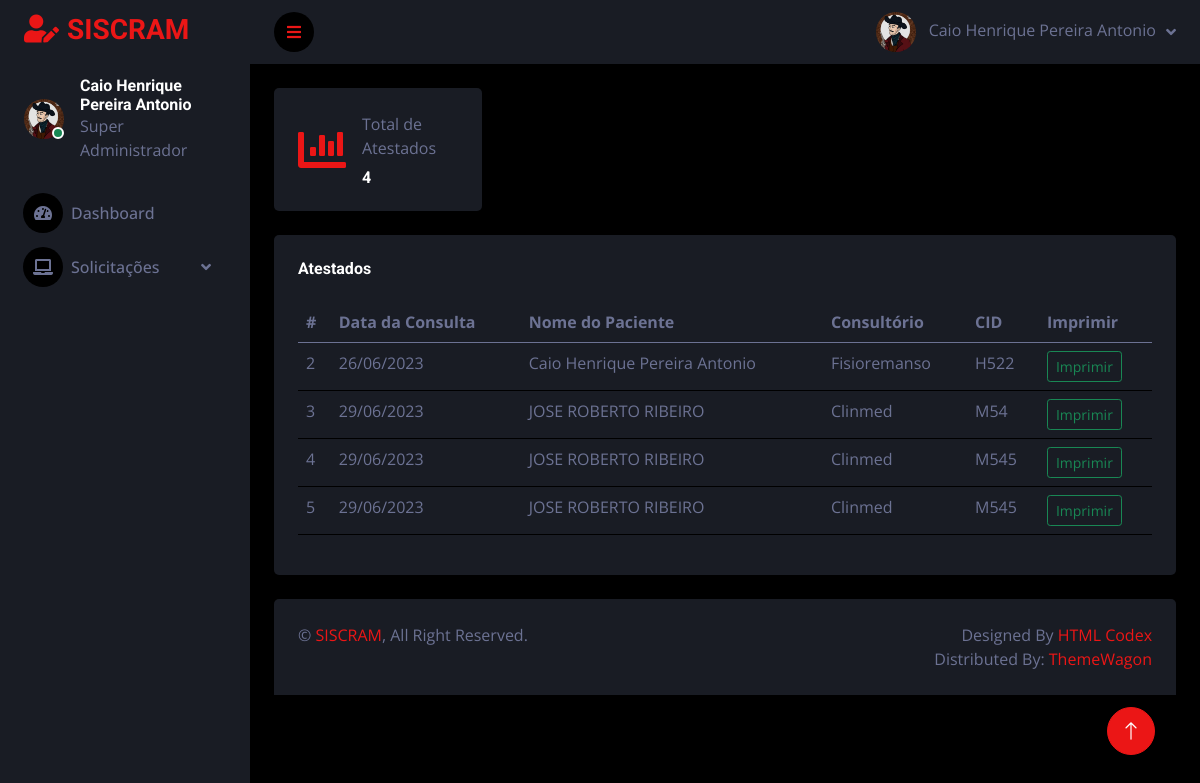
Screenshot of /listar_atestados.php (signed in) with the database file from the repository.
### tables this page shows
CREATE TABLE `perfil` (
  `IdPerfil` int(10) NOT NULL,
  `Descricao_Perfil` varchar(50) NOT NULL
);

CREATE TABLE `atestado` (
  `Id_Atestado` int(20) NOT NULL,
  `Endereco_consultorio` int(20) NOT NULL,
  `data_Consulta` varchar(40) NOT NULL,
  `CID` varchar(50) NOT NULL,
  `desc_atestado` varchar(500) NOT NULL,
  `motivo` varchar(180) NOT NULL,
  `nome_Paciente` varchar(255) NOT NULL
);

CREATE TABLE `consultorios` (
  `IDConsultorio` int(50) NOT NULL,
  `Nome_Consultorio` varchar(255) NOT NULL,
  `Endereco_Consultorio` varchar(255) NOT NULL,
  `Cidade` varchar(255) NOT NULL,
  `CEP` varchar(50) NOT NULL,
  `UF` varchar(50) NOT NULL,
  `Numero` int(11) NOT NULL,
  `Telefone` varchar(125) NOT NULL
);

### listar_atestados.php (the view, shortened to what this page needs)
<!DOCTYPE html>
<html lang="en">
<head>
    <link href="https://cdnjs.cloudflare.com/ajax/libs/font-awesome/5.10.0/css/all.min.css" rel="stylesheet">
    <link href="https://cdn.jsdelivr.net/npm/bootstrap-icons@1.4.1/font/bootstrap-icons.css" rel="stylesheet">
    <link href="lib/owlcarousel/assets/owl.carousel.min.css" rel="stylesheet">
    <link href="lib/tempusdominus/css/tempusdominus-bootstrap-4.min.css" rel="stylesheet" />
    <link href="css/bootstrap.min.css" rel="stylesheet">
    <link href="css/style.css" rel="stylesheet">
</head>
<body>
    <?php include("menu.php");
    require 'conexaobd.php';
    $sql = "SELECT COUNT(*) AS total FROM atestado";
    $resultado = mysqli_query($con, $sql);
    $dados = mysqli_fetch_assoc($resultado);
    $totalRegistros = $dados['total'];
    ?>
    <div class="container-fluid pt-4 px-4">
        <div class="row g-4">
            <div class="col-sm-6 col-xl-3">
                <div class="bg-secondary rounded d-flex align-items-center justify-content-between p-4">
                    <i class="fa fa-chart-bar fa-3x text-primary"></i>
                    <div class="ms-3">
                        <p class="mb-2">Total de Atestados</p>
                        <h6 class="mb-0"><?php echo $totalRegistros; ?></h6>
                    </div>
                </div>
            </div>
        </div>
    </div>
    <div class="container-fluid pt-4 px-4">
    <div class="col-12">
                        <div class="bg-secondary rounded h-100 p-4">
                            <h6 class="mb-4">Atestados</h6>
                            <div class="table-responsive">
                                <table class="table">
                                    <thead>
                                        <tr>
                                            <th scope="col">#</th>
                                            <th scope="col">Data da Consulta</th>
                                            <th scope="col">Nome do Paciente</th>
                                            <th scope="col">Consultório</th>
                                            <th scope="col">CID</th>
                                            <th scope="col">Imprimir</th>
                                        </tr>
                                    </thead>
                                    <tbody>
                                        <?php
                                        require 'conexaobd.php';
                                        $sql = "SELECT atestado.Id_Atestado, atestado.nome_Paciente, consultorios.Nome_Consultorio, atestado.data_Consulta, atestado.CID FROM atestado INNER JOIN consultorios on atestado.Endereco_consultorio  = consultorios.IDConsultorio";
                                        $resultado = mysqli_query($con, $sql);
                                        while ($cont = mysqli_fetch_array($resultado)) {
                                            echo "
                                                        <tr>
                                                        <td>" . $cont['Id_Atestado'] . "</td>
                                                        <td>" . $cont['data_Consulta'] . "</td>
                                                        <td>" . $cont['nome_Paciente'] . "</td>
                                                        <td>" . $cont['Nome_Consultorio'] . "</td>
                                                        <td>" . $cont['CID'] . "</td>
                                                        <td><a href='geradorAtestadoLista.php?Id_Atestado=".$cont['Id_Atestado']."'><button type='button' class='btn btn-outline-success btn-sm' target='_blank'>Imprimir</button></a></td>
                                                        </tr>";
                                        }
                                        ?>
                                    </tbody>
                                </table>
                            </div>
                        </div>
                    </div>
    </div>
    <div class="container-fluid pt-4 px-4">
        <div class="bg-secondary rounded-top p-4">
            <div class="row">
                <div class="col-12 col-sm-6 text-center text-sm-start">
                    &copy; <a href="#">SISCRAM</a>, All Right Reserved.
                </div>
                <div class="col-12 col-sm-6 text-center text-sm-end">
                    Designed By <a href="https://htmlcodex.com">HTML Codex</a>
                    <br>Distributed By: <a href="https://themewagon.com" target="_blank">ThemeWagon</a>
                </div>
            </div>
        </div>
    </div>
    <a href="#" class="btn btn-lg btn-primary btn-lg-square back-to-top"><i class="bi bi-arrow-up"></i></a>
</body>
</html>

### menu.php (shortened to what this page needs)
<?php
$logado = $_SESSION['user_name'];
require("conexaobd.php");
$sql = mysqli_query($con, "SELECT login.Nome_Usuario, login.Perfil_user_fk, login.IMG, perfil.Descricao_Perfil FROM login INNER JOIN perfil on login.Perfil_user_fk = perfil.IdPerfil WHERE User_name = '$logado'");
while ($cont = mysqli_fetch_array($sql)) {
?>
  <div class="container-fluid position-relative d-flex p-0">
    <div class="sidebar pe-4 pb-3">
            <nav class="navbar bg-secondary navbar-dark">
                <a href="index.php" class="navbar-brand mx-4 mb-3">
                    <h3 class="text-primary"><i class="fa fa-user-edit me-2"></i>SISCRAM</h3>
                </a>
                <div class="d-flex align-items-center ms-4 mb-4">
                    <div class="position-relative">
                        <img class="rounded-circle" src="<?php echo $cont['IMG'];?>" alt="" style="width: 40px; height: 40px;">
                        <div class="bg-success rounded-circle border border-2 border-white position-absolute end-0 bottom-0 p-1"></div>
                    </div>
                    <div class="ms-3">
                        <h6 class="mb-0"><?php echo $cont['Nome_Usuario'];?></h6>
                        <span><?php echo $cont['Descricao_Perfil'];?></span>
                    </div>
                </div>
                <div class="navbar-nav w-100">
                <a href="index.php" class="nav-item nav-link"><i class="fa fa-tachometer-alt me-2"></i>Dashboard</a>
                <?php if ($cont['Perfil_user_fk'] == '1') { ?>
                    <div class="nav-item dropdown">
                        <a href="#" class="nav-link dropdown-toggle" data-bs-toggle="dropdown"><i class="fa fa-laptop me-2"></i>Solicitações</a>
                    </div>
                <?php } ?>
            </div>
            </nav>
        </div>
        <div class="content">
            <nav class="navbar navbar-expand bg-secondary navbar-dark sticky-top px-4 py-0">
                <a href="#" class="sidebar-toggler flex-shrink-0">
                    <i class="fa fa-bars"></i>
                </a>
                <div class="navbar-nav align-items-center ms-auto">
                    <div class="nav-item dropdown">
                        <a href="#" class="nav-link dropdown-toggle" data-bs-toggle="dropdown">
                            <img class="rounded-circle me-lg-2" src="<?php echo $cont['IMG'];?>" alt="" style="width: 40px; height: 40px;">
                            <span class="d-none d-lg-inline-flex"><?php echo $cont['Nome_Usuario'];}?></span>
                        </a>
                    </div>
                </div>
            </nav>

### css/style.css (style rules this page uses)
:root { --primary: #EB1616; --secondary: #191C24; --light: #6C7293; --dark: #000000; }
.back-to-top { position: fixed; display: none; right: 45px; bottom: 45px; z-index: 99; }
.btn { transition: .5s; }
.btn-lg-square { width: 48px; height: 48px; }
.btn-square, .btn-sm-square, .btn-lg-square { padding: 0; display: inline-flex; align-items: center; justify-content: center; font-weight: normal; border-radius: 50px; }
.sidebar { position: fixed; top: 0; left: 0; bottom: 0; width: 250px; height: 100vh; overflow-y: auto; background: var(--secondary); transition: 0.5s; z-index: 999; }
.content { margin-left: 250px; min-height: 100vh; background: var(--dark); transition: 0.5s; }
@media (min-width: 992px) { .sidebar { margin-left: 0; } }
@media (min-width: 992px) { .content { width: calc(100% - 250px); } }
.sidebar .navbar .navbar-nav .nav-link { padding: 7px 20px; color: var(--light); font-weight: 500; border-left: 3px solid var(--secondary); border-radius: 0 30px 30px 0; outline: none; }
.sidebar .navbar .navbar-nav .nav-link i { width: 40px; height: 40px; display: inline-flex; align-items: center; justify-content: center; background: var(--dark); border-radius: 40px; }
.sidebar .navbar .dropdown-toggle::after { position: absolute; top: 15px; right: 15px; border: none; content: "\f107"; font-family: "Font Awesome 5 Free"; font-weight: 900; transition: .5s; }
.content .navbar .navbar-nav .nav-link { margin-left: 25px; padding: 12px 0; color: var(--light); outline: none; }
.content .navbar .sidebar-toggler, .content .navbar .navbar-nav .nav-link i { width: 40px; height: 40px; display: inline-flex; align-items: center; justify-content: center; background: var(--dark); border-radius: 40px; }
.content .navbar .dropdown-toggle::after { margin-left: 6px; vertical-align: middle; border: none; content: "\f107"; font-family: "Font Awesome 5 Free"; font-weight: 900; transition: .5s; }

### rows the page displays
atestado: Id_Atestado "2", data_Consulta "26/06/2023", nome_Paciente "Caio Henrique Pereira Antonio", Endereco_consultorio.Nome_Consultorio "Fisioremanso", CID "H522"
atestado: Id_Atestado "3", data_Consulta "29/06/2023", nome_Paciente "JOSE ROBERTO RIBEIRO", Endereco_consultorio.Nome_Consultorio "Clinmed", CID "M54"
atestado: Id_Atestado "4", data_Consulta "29/06/2023", nome_Paciente "JOSE ROBERTO RIBEIRO", Endereco_consultorio.Nome_Consultorio "Clinmed", CID "M545"
atestado: Id_Atestado "5", data_Consulta "29/06/2023", nome_Paciente "JOSE ROBERTO RIBEIRO", Endereco_consultorio.Nome_Consultorio "Clinmed", CID "M545"

### other values shown
$cont['Nome_Usuario'] "Caio Henrique Pereira Antonio"
$cont['Descricao_Perfil'] "Super Administrador"
$totalRegistros "4"
